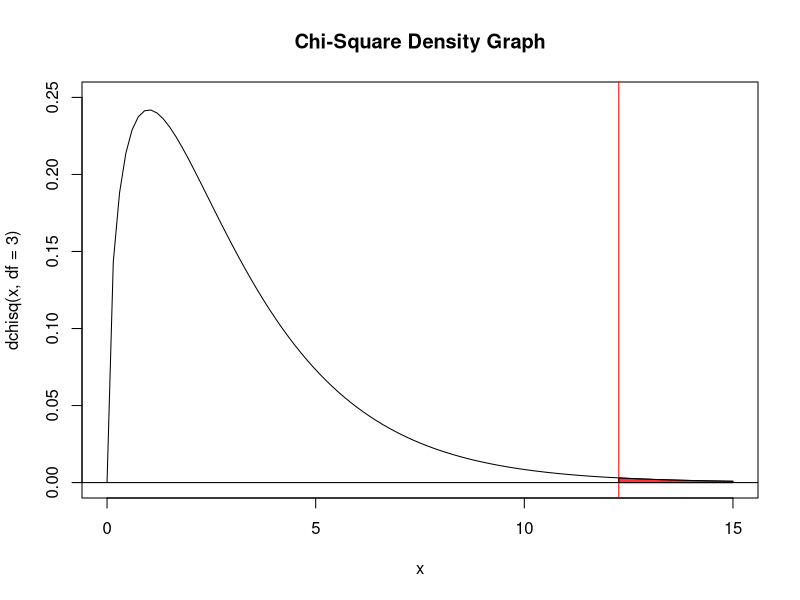

Recreate this plot in R.
## ---- chunk 1
knitr::opts_chunk$set(echo = TRUE)
require(xtable)
options(xtable.comment = FALSE)
## ---- chunk 2
top <- c(NA, "Y_1", "Y_2", ". . .", "Y_J", NA)
x1 <- c("X_1", "n_11", "n_12", ". . .", ". . .", "n_1+")
x2 <- c("X_2", "n_21", ". . .", ". . .", ". . .", "n_2+")
x3 <- c(". . .", ". . .", ". . .", "n_ij", ". . .", ". . .")
xi <- c("X_I", ". . .", ". . .", ". . .", "n_IJ", ". . .")
bottom <- c(NA, "n_+1", "n_+2", ". . .", ". . .", "n")
matrix.ij <- rbind(top, x1, x2, x3, xi, bottom)
frame.ij <- as.data.frame(matrix.ij)
tab.ij <- xtable(frame.ij, align = "cc|cccc|c")
print(tab.ij, include.colnames = FALSE, include.rownames = FALSE, hline.after=c(1, 5))
## ---- chunk 3
Disease = c("n_1", "n_2", "n_3")
tab_disease <- data.frame(Disease)
rownames(tab_disease) <- c("X1", "X2", "X3")
xtable(tab_disease, align = "c|c")
## ---- chunk 4
accidents = c("n_11", "n_21")
fatal = c("n_12", "n_22")
frame.accidents <- data.frame(accidents, fatal)
rownames(frame.accidents) <- c("AM", "PM")
colnames(frame.accidents) <- c("Number of Accidents", "Number of Fatal Accidents")
xtable(frame.accidents, align = "c|c|c")
## ---- chunk 5
sick <- c("n_11", "n_21", ". . .", "n_+1")
not_sick <- c("n_12", ". . .", ". . .", ". . .")
total <- c("n_1+", ". . .", ". . .", "2000")
frame.sick <- data.frame(sick, not_sick, total)
rownames(frame.sick) <- c("SE_1", "SE_2", "SE_3", "Total")
colnames(frame.sick) <- c("Sick", "Not Sick", "Total")
tab.sick <- xtable(frame.sick, align = "c|cc|c")
print(tab.sick, hline.after = c(-1, 0, 3))
## ---- chunk 6
case <- c(". . .", ". . .", ". . .", 1000)
control <- c(". . .", ". . .", ". . .", 1000)
frame.case <- data.frame(case, control)
rownames(frame.case) <- c("SE_1", "SE_2", "SE_3", "Total")
colnames(frame.case) <- c("Case", "Control")
print(xtable(frame.case, align = "c|cc"), hline.after = c(-1, 0, 3))
## ---- chunk 7
first <- c("M", "  ", "F", "  ", "  ")
first.child <- c("M", "M", "F", "F")
second.child <- c("M", "F", "M", "F", "Totals")
counts <- c(218, 227, 278, 277, 1000)
exp <- c(250, 250, 250, 250, 1000)
mat.birth <- rbind(first, second.child, counts, exp)
frame.birth <- as.data.frame(mat.birth)
rownames(frame.birth) <- c("First Child", "Second Child", "Count", "Expected Value")
tab.birth <- xtable(frame.birth, align = "r|cccc|c")
print(tab.birth, include.colnames = FALSE, hline.after = c(-1, 0, 2))
## ---- chunk 8
n_obs <- c(218, 227, 278, 277)
n_exp <- c(250, 250, 250, 250)
ts <- sum((n_obs-n_exp)^2/n_exp)
ts
pval <- 1 - pchisq(ts, df = 3)
pval
## ---- chunk 9
curve(dchisq(x, df=3), col='black', main = "Chi-Square Density Graph",
          from=0, to=15, ylim = c(0, 0.25))
abline(h = 0)
abline(v = ts, col = "red")
xs <- seq(ts, 15, length=101)
probs <- dchisq(xs, df=3)
polygon(c(xs, rev(xs)), c(probs, rep(0, length(probs))),
        col=adjustcolor("red", alpha=0.8))
